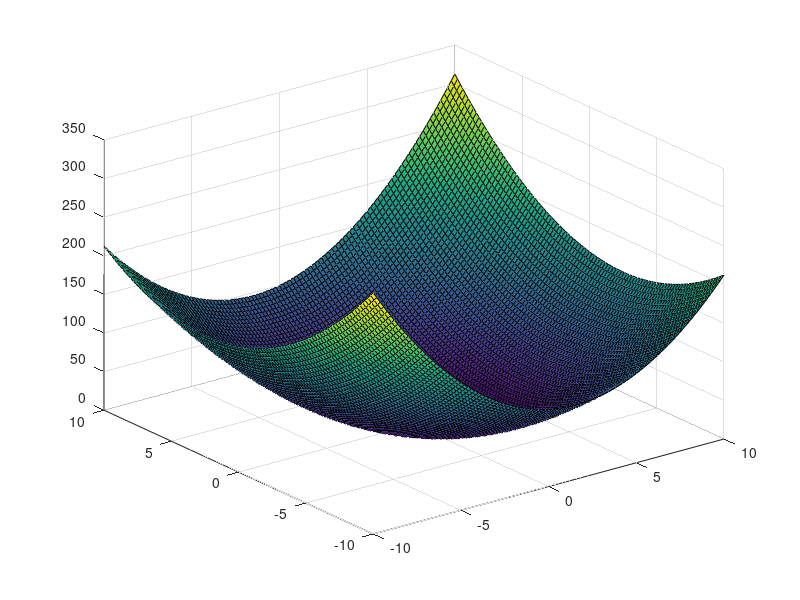
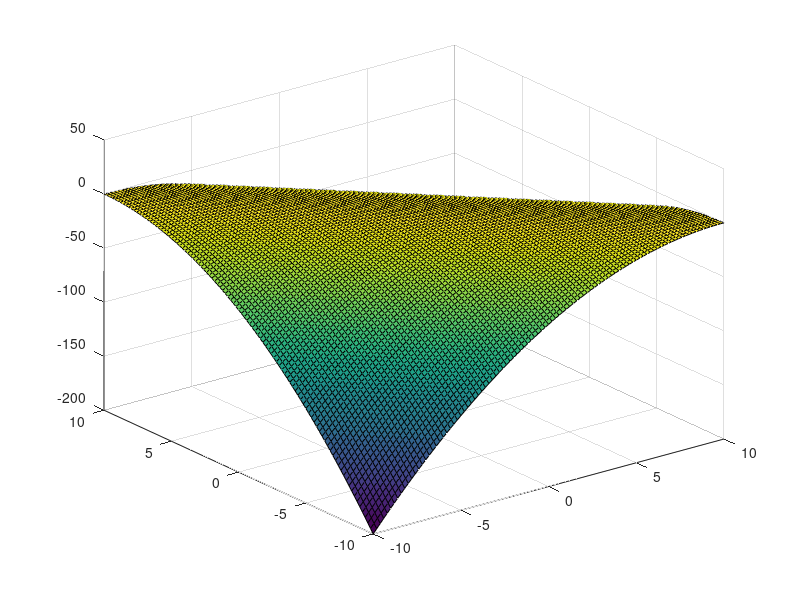

Source code (MATLAB) for these figures, in order:
close all;
clear all;
clc;

L=[0,-2,0;1,-0.5,-1;0,2,-1];
r=[-1;0;-1];
p=inv(L)*r;


x1=-10:0.2:10;
x2=-10:0.2:10;
%Evaluar si V es mayor que 0
[X1,X2]=meshgrid(x1,x2);
V=(13/8)*X1.^2+(1/2)*X1.*X2+X2.^2;
figure
surf(X1,X2,V)

%evaluar si la derivada de V es menor que 0
Vd=-X1.*X2 -(1/2)*X1.^2 -(1/2)*X2.^2;
figure
surf(X1,X2,Vd);